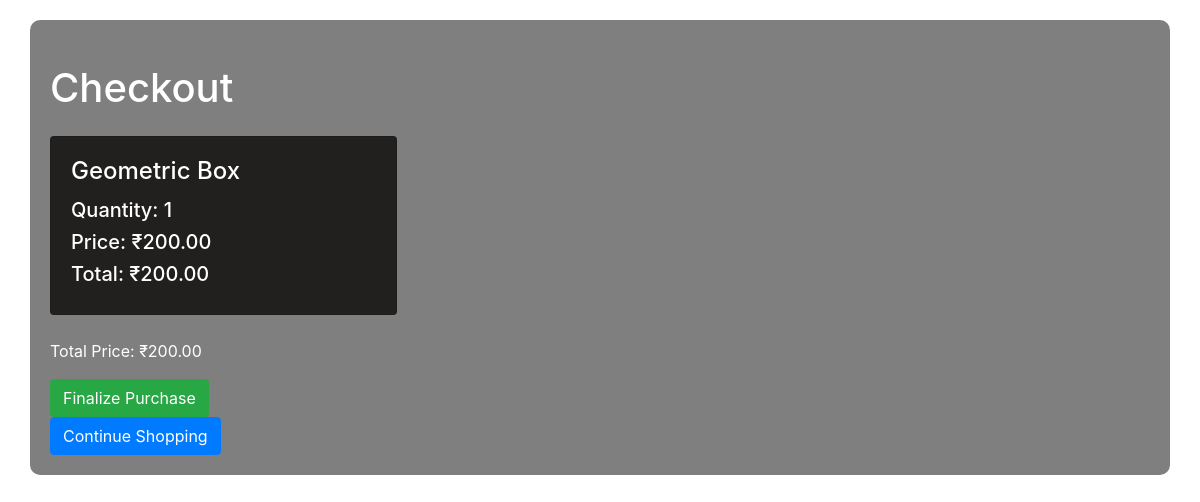
Screenshot of /checkout/ (signed in) with the database file from the repository.
### store/models.py (models this page shows, shortened)
class CartItem(models.Model):
    user = models.ForeignKey(User, on_delete=models.CASCADE)
    product = models.ForeignKey(Product, on_delete=models.CASCADE)
    quantity = models.PositiveIntegerField()
    added_at = models.DateTimeField(auto_now_add=True)

class Product(models.Model):
    name = models.CharField(max_length=100)
    description = models.TextField()
    price_per_kg = models.DecimalField(max_digits=10, decimal_places=2)
    stock = models.IntegerField()
    image = models.ImageField(upload_to='products/', null=True, blank=True)

### store/views.py (the view)
# urls.py: path('checkout/', views.checkout, name='checkout'),
def checkout(request):
    cart_items = CartItem.objects.filter(user=request.user)  # Adjust based on your user model
    total_price = sum(item.product.price_per_kg * item.quantity for item in cart_items)
    return render(request, 'store/checkout.html', {'cart_items': cart_items, 'total_price': total_price})

### store/templatetags/custom_filters.py (called while the page is built)
@register.filter
def multiply(value, arg):
    return value * arg

### store/templates/store/checkout.html (shortened to what this page needs)
<!DOCTYPE html>
<html>
<head>
    {% load static %}
    {% load custom_filters %}
    <link href="https://maxcdn.bootstrapcdn.com/bootstrap/4.5.2/css/bootstrap.min.css" rel="stylesheet">
</head>
<body>
    <div class="container">
        <h1 class="my-4">Checkout</h1>
        {% if cart_items %}
            <div class="row">
                {% for item in cart_items %}
                    <div class="col-lg-4 col-md-6 mb-4">
                        <div class="card h-100">
                            <div class="card-body">
                                <h4 class="card-title">{{ item.product.name }}</h4>
                                <h5>Quantity: {{ item.quantity }}</h5>
                                <h5>Price: ₹{{ item.product.price_per_kg }}</h5>
                                <h5>Total: ₹{{ item.quantity|multiply:item.product.price_per_kg }}</h5>
                            </div>
                        </div>
                    </div>
                {% endfor %}
            </div>
            <p>Total Price: ₹{{ total_price }}</p>
            <form action="{% url 'process_payment' %}" method="post">
                <button type="submit" class="btn btn-success">Finalize Purchase</button>
            </form>
        {% else %}
            <p>Your cart is empty.</p>
        {% endif %}
        <a href="{% url 'product_list' %}" class="btn btn-primary">Continue Shopping</a>
    </div>
</body>
</html>

### rows the page displays
CartItem: product.name "Geometric Box", quantity "1", product.price_per_kg "200.00", quantity|multiply "200.00"

### other values shown
{{ total_price }} "200.00"
